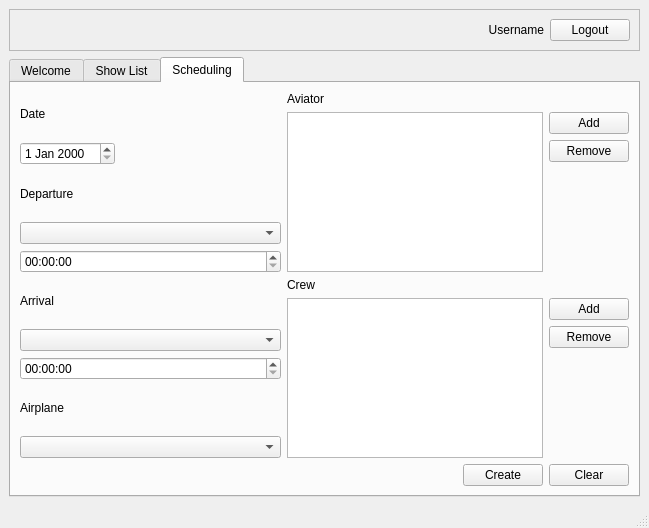
<?xml version="1.0" encoding="UTF-8"?>
<ui version="4.0">
 <class>FlightController</class>
 <widget class="QMainWindow" name="FlightController">
  <property name="geometry">
   <rect>
    <x>0</x>
    <y>0</y>
    <width>649</width>
    <height>528</height>
   </rect>
  </property>
  <property name="windowTitle">
   <string>MainWindow</string>
  </property>
  <widget class="QWidget" name="centralwidget">
   <layout class="QVBoxLayout" name="verticalLayout">
    <item>
     <widget class="QFrame" name="frame">
      <property name="frameShape">
       <enum>QFrame::StyledPanel</enum>
      </property>
      <property name="frameShadow">
       <enum>QFrame::Raised</enum>
      </property>
      <layout class="QHBoxLayout" name="horizontalLayout_4">
       <item>
        <spacer name="horizontalSpacer_2">
         <property name="orientation">
          <enum>Qt::Horizontal</enum>
         </property>
         <property name="sizeHint" stdset="0">
          <size>
           <width>473</width>
           <height>20</height>
          </size>
         </property>
        </spacer>
       </item>
       <item>
        <widget class="QLabel" name="lbUsername">
         <property name="text">
          <string>Username</string>
         </property>
         <property name="alignment">
          <set>Qt::AlignRight|Qt::AlignTrailing|Qt::AlignVCenter</set>
         </property>
        </widget>
       </item>
       <item>
        <widget class="QPushButton" name="btnLogout">
         <property name="text">
          <string>Logout</string>
         </property>
        </widget>
       </item>
      </layout>
     </widget>
    </item>
    <item>
     <widget class="QTabWidget" name="FlightManager">
      <property name="currentIndex">
       <number>2</number>
      </property>
      <widget class="QWidget" name="tabWelcome">
       <attribute name="title">
        <string>Welcome</string>
       </attribute>
      </widget>
      <widget class="QWidget" name="tabList">
       <attribute name="title">
        <string>Show List</string>
       </attribute>
       <widget class="QListView" name="listView">
        <property name="geometry">
         <rect>
          <x>10</x>
          <y>30</y>
          <width>291</width>
          <height>351</height>
         </rect>
        </property>
       </widget>
       <widget class="QLabel" name="label_7">
        <property name="geometry">
         <rect>
          <x>10</x>
          <y>10</y>
          <width>51</width>
          <height>16</height>
         </rect>
        </property>
        <property name="text">
         <string>Penerbangan</string>
        </property>
       </widget>
       <widget class="QLabel" name="label_8">
        <property name="geometry">
         <rect>
          <x>320</x>
          <y>10</y>
          <width>46</width>
          <height>13</height>
         </rect>
        </property>
        <property name="text">
         <string>Aviator</string>
        </property>
       </widget>
       <widget class="QLabel" name="label_9">
        <property name="geometry">
         <rect>
          <x>320</x>
          <y>130</y>
          <width>46</width>
          <height>13</height>
         </rect>
        </property>
        <property name="text">
         <string>Crew</string>
        </property>
       </widget>
       <widget class="QListView" name="listView_2">
        <property name="geometry">
         <rect>
          <x>320</x>
          <y>30</y>
          <width>291</width>
          <height>91</height>
         </rect>
        </property>
       </widget>
       <widget class="QListView" name="listView_3">
        <property name="geometry">
         <rect>
          <x>320</x>
          <y>150</y>
          <width>291</width>
          <height>91</height>
         </rect>
        </property>
       </widget>
       <widget class="QLabel" name="label_10">
        <property name="geometry">
         <rect>
          <x>320</x>
          <y>270</y>
          <width>46</width>
          <height>13</height>
         </rect>
        </property>
        <property name="text">
         <string>&lt;date&gt;</string>
        </property>
       </widget>
       <widget class="QLabel" name="lbDetailDepart">
        <property name="geometry">
         <rect>
          <x>320</x>
          <y>290</y>
          <width>81</width>
          <height>16</height>
         </rect>
        </property>
        <property name="text">
         <string>&lt;Departure&gt;</string>
        </property>
       </widget>
       <widget class="QLabel" name="label_11">
        <property name="geometry">
         <rect>
          <x>430</x>
          <y>290</y>
          <width>46</width>
          <height>13</height>
         </rect>
        </property>
        <property name="text">
         <string>to</string>
        </property>
       </widget>
       <widget class="QLabel" name="lbDetailArrive">
        <property name="geometry">
         <rect>
          <x>500</x>
          <y>290</y>
          <width>91</width>
          <height>16</height>
         </rect>
        </property>
        <property name="text">
         <string>&lt;Arrival&gt;</string>
        </property>
       </widget>
       <widget class="QLabel" name="label_12">
        <property name="geometry">
         <rect>
          <x>320</x>
          <y>320</y>
          <width>46</width>
          <height>13</height>
         </rect>
        </property>
        <property name="text">
         <string>&lt;AirPlane&gt;</string>
        </property>
       </widget>
      </widget>
      <widget class="QWidget" name="tabScheduling">
       <attribute name="title">
        <string>Scheduling</string>
       </attribute>
       <layout class="QVBoxLayout" name="verticalLayout_6">
        <item>
         <layout class="QHBoxLayout" name="horizontalLayout_5">
          <item>
           <layout class="QVBoxLayout" name="verticalLayout_3">
            <item>
             <widget class="QLabel" name="label">
              <property name="sizePolicy">
               <sizepolicy hsizetype="Minimum" vsizetype="Preferred">
                <horstretch>0</horstretch>
                <verstretch>0</verstretch>
               </sizepolicy>
              </property>
              <property name="text">
               <string>Date</string>
              </property>
             </widget>
            </item>
            <item>
             <layout class="QHBoxLayout" name="horizontalLayout_3">
              <item>
               <widget class="QDateEdit" name="deDate"/>
              </item>
              <item>
               <spacer name="horizontalSpacer">
                <property name="orientation">
                 <enum>Qt::Horizontal</enum>
                </property>
                <property name="sizeHint" stdset="0">
                 <size>
                  <width>40</width>
                  <height>20</height>
                 </size>
                </property>
               </spacer>
              </item>
             </layout>
            </item>
            <item>
             <widget class="QLabel" name="label_2">
              <property name="text">
               <string>Departure</string>
              </property>
             </widget>
            </item>
            <item>
             <widget class="QComboBox" name="cbBandaraBerangkat"/>
            </item>
            <item>
             <widget class="QTimeEdit" name="teJamBerangka"/>
            </item>
            <item>
             <widget class="QLabel" name="label_3">
              <property name="text">
               <string>Arrival</string>
              </property>
             </widget>
            </item>
            <item>
             <widget class="QComboBox" name="cbBandaraDatang"/>
            </item>
            <item>
             <widget class="QTimeEdit" name="teJamDatang"/>
            </item>
            <item>
             <widget class="QLabel" name="label_4">
              <property name="text">
               <string>Airplane</string>
              </property>
             </widget>
            </item>
            <item>
             <widget class="QComboBox" name="cbPesawat"/>
            </item>
           </layout>
          </item>
          <item>
           <layout class="QVBoxLayout" name="verticalLayout_4">
            <item>
             <widget class="QLabel" name="label_5">
              <property name="text">
               <string>Aviator</string>
              </property>
             </widget>
            </item>
            <item>
             <layout class="QHBoxLayout" name="horizontalLayout_2">
              <item>
               <widget class="QListView" name="lvAviatorList"/>
              </item>
              <item>
               <layout class="QVBoxLayout" name="verticalLayout_2">
                <item>
                 <widget class="QPushButton" name="btnAviAdd">
                  <property name="text">
                   <string>Add</string>
                  </property>
                 </widget>
                </item>
                <item>
                 <widget class="QPushButton" name="btnAviRemove">
                  <property name="text">
                   <string>Remove</string>
                  </property>
                 </widget>
                </item>
                <item>
                 <spacer name="verticalSpacer_2">
                  <property name="orientation">
                   <enum>Qt::Vertical</enum>
                  </property>
                  <property name="sizeHint" stdset="0">
                   <size>
                    <width>20</width>
                    <height>40</height>
                   </size>
                  </property>
                 </spacer>
                </item>
               </layout>
              </item>
             </layout>
            </item>
            <item>
             <widget class="QLabel" name="label_6">
              <property name="text">
               <string>Crew</string>
              </property>
             </widget>
            </item>
            <item>
             <layout class="QHBoxLayout" name="horizontalLayout">
              <item>
               <widget class="QListView" name="lvCrewList"/>
              </item>
              <item>
               <layout class="QVBoxLayout" name="verticalLayout_5">
                <item>
                 <widget class="QPushButton" name="btnCrewAdd">
                  <property name="text">
                   <string>Add</string>
                  </property>
                 </widget>
                </item>
                <item>
                 <widget class="QPushButton" name="btnCrewRemove">
                  <property name="text">
                   <string>Remove</string>
                  </property>
                 </widget>
                </item>
                <item>
                 <spacer name="verticalSpacer">
                  <property name="orientation">
                   <enum>Qt::Vertical</enum>
                  </property>
                  <property name="sizeHint" stdset="0">
                   <size>
                    <width>20</width>
                    <height>40</height>
                   </size>
                  </property>
                 </spacer>
                </item>
               </layout>
              </item>
             </layout>
            </item>
           </layout>
          </item>
         </layout>
        </item>
        <item>
         <layout class="QHBoxLayout" name="horizontalLayout_6">
          <item>
           <spacer name="horizontalSpacer_3">
            <property name="orientation">
             <enum>Qt::Horizontal</enum>
            </property>
            <property name="sizeHint" stdset="0">
             <size>
              <width>40</width>
              <height>20</height>
             </size>
            </property>
           </spacer>
          </item>
          <item>
           <widget class="QPushButton" name="btnCreate">
            <property name="text">
             <string>Create</string>
            </property>
           </widget>
          </item>
          <item>
           <widget class="QPushButton" name="btnClear">
            <property name="text">
             <string>Clear</string>
            </property>
           </widget>
          </item>
         </layout>
        </item>
       </layout>
      </widget>
     </widget>
    </item>
   </layout>
  </widget>
  <widget class="QMenuBar" name="menubar">
   <property name="geometry">
    <rect>
     <x>0</x>
     <y>0</y>
     <width>649</width>
     <height>21</height>
    </rect>
   </property>
  </widget>
  <widget class="QStatusBar" name="statusbar"/>
 </widget>
 <resources/>
 <connections/>
</ui>
